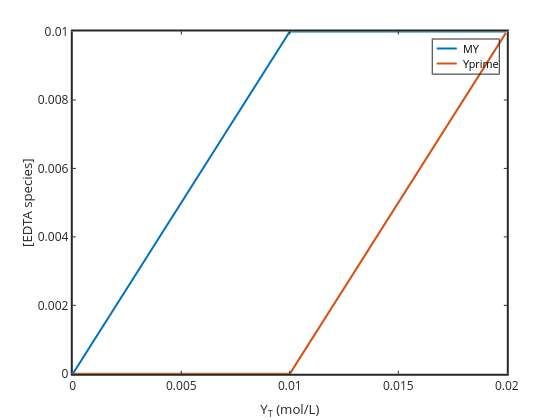

The code cell stored with this chart in its notebook:
### Code cell
plot(YT,MY,'linewidth',2,YT,Yprime,'linewidth',2)
set(gca,'linewidth',2,'fontsize',12)
xlabel('Y_T (mol/L)'); ylabel('[EDTA species]')
legend('MY','Yprime')
